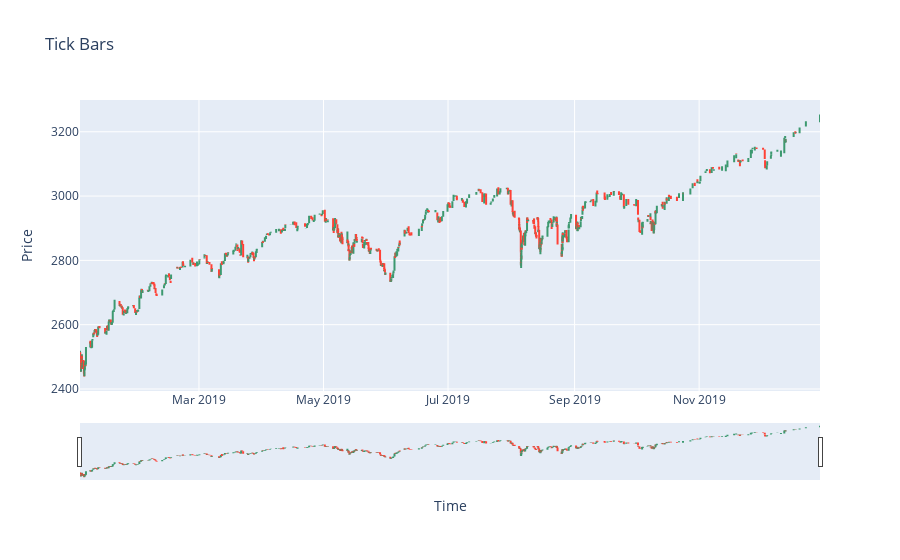

Source (notebook cell):
### Markdown cell above
### 1. Tick, Volume, and Dollar Bars

### Code cell
# 10 trades per bar
tick_bars = get_tick_bars(data['price'].values, data['volume'].values, data['datetime'].values, 10)
fig = go.Figure(
    data=[go.Candlestick(x=tick_bars[:, 0], open=tick_bars[:, 1],
                                     high=tick_bars[:, 2], low=tick_bars[:, 3], close=tick_bars[:, 4])]
).update_layout(xaxis_title="Time", yaxis_title="Price", title="Tick Bars")
fig.show()

### Figure 1 — Plotly figure (JSON) as saved in the notebook; plotly's stock layout.template omitted (floating-point values rounded to 4 significant figures; data arrays with more than 128 entries replaced by an {"elided": "..."} marker saying what was removed)
{"data": [{"close": {"elided": "1078 float values"}, "high": {"elided": "1078 float values"}, "low": {"elided": "1078 float values"}, "open": {"elided": "1078 float values"}, "type": "candlestick", "x": {"elided": "1078 str values"}}], "layout": {"title": {"text": "Tick Bars"}, "xaxis": {"title": {"text": "Time"}}, "yaxis": {"title": {"text": "Price"}}}}
